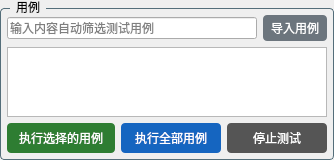
<?xml version="1.0" encoding="UTF-8"?>
<ui version="4.0">
 <class>TestCasesPanel</class>
 <widget class="QWidget" name="TestCasesPanel">
  <property name="geometry">
   <rect>
    <x>0</x>
    <y>0</y>
    <width>334</width>
    <height>150</height>
   </rect>
  </property>
  <property name="minimumSize">
   <size>
    <width>0</width>
    <height>0</height>
   </size>
  </property>
  <property name="maximumSize">
   <size>
    <width>16777215</width>
    <height>462</height>
   </size>
  </property>
  <layout class="QVBoxLayout" name="verticalLayout_root">
   <property name="leftMargin">
    <number>0</number>
   </property>
   <property name="topMargin">
    <number>0</number>
   </property>
   <property name="rightMargin">
    <number>0</number>
   </property>
   <property name="bottomMargin">
    <number>0</number>
   </property>
   <item>
    <widget class="QGroupBox" name="groupBoxTestCases">
     <property name="minimumSize">
      <size>
       <width>0</width>
       <height>0</height>
      </size>
     </property>
     <property name="maximumSize">
      <size>
       <width>16777215</width>
       <height>16777215</height>
      </size>
     </property>
     <property name="styleSheet">
      <string notr="true">QGroupBox { border: 1px solid #546e7a; border-radius: 4px; margin-top: 8px; } QGroupBox::title { subcontrol-origin: margin; left: 10px; padding: 0 4px; }</string>
     </property>
     <property name="title">
      <string>用例</string>
     </property>
     <layout class="QVBoxLayout" name="verticalLayout_cases">
      <property name="spacing">
       <number>6</number>
      </property>
      <property name="leftMargin">
       <number>6</number>
      </property>
      <property name="topMargin">
       <number>6</number>
      </property>
      <property name="rightMargin">
       <number>6</number>
      </property>
      <property name="bottomMargin">
       <number>6</number>
      </property>
      <item>
       <layout class="QHBoxLayout" name="horizontalLayout_search">
        <property name="spacing">
         <number>6</number>
        </property>
        <item>
         <widget class="QLineEdit" name="lineEditSearch">
          <property name="placeholderText">
           <string>输入内容自动筛选测试用例</string>
          </property>
         </widget>
        </item>
        <item>
         <widget class="QPushButton" name="btnImportConfig">
          <property name="toolTip">
           <string>导入测试用例 XML 文件</string>
          </property>
          <property name="styleSheet">
           <string>QPushButton { background-color: #6c757d; color: white; border-radius: 4px; padding: 4px 8px; } QPushButton:hover { background-color: #5a6268; } QPushButton:pressed { background-color: #545b62; }</string>
          </property>
          <property name="text">
           <string>导入用例</string>
          </property>
         </widget>
        </item>
       </layout>
      </item>
      <item>
       <widget class="QListWidget" name="listWidgetCases">
        <property name="selectionMode">
         <enum>QAbstractItemView::SelectionMode::ExtendedSelection</enum>
        </property>
       </widget>
      </item>
      <item>
       <layout class="QHBoxLayout" name="horizontalLayout_buttons">
        <item>
         <widget class="QPushButton" name="btnRunSelected">
          <property name="styleSheet">
           <string>QPushButton { background-color: #2e7d32; color: white; border-radius: 4px; padding: 6px 12px; } QPushButton:hover { background-color: #388e3c; } QPushButton:pressed { background-color: #1b5e20; }</string>
          </property>
          <property name="text">
           <string>执行选择的用例</string>
          </property>
         </widget>
        </item>
        <item>
         <widget class="QPushButton" name="btnRunAll">
          <property name="styleSheet">
           <string>QPushButton { background-color: #1565c0; color: white; border-radius: 4px; padding: 6px 12px; } QPushButton:hover { background-color: #1976d2; } QPushButton:pressed { background-color: #0d47a1; }</string>
          </property>
          <property name="text">
           <string>执行全部用例</string>
          </property>
         </widget>
        </item>
        <item>
         <widget class="QPushButton" name="btnStop">
          <property name="enabled">
           <bool>false</bool>
          </property>
          <property name="styleSheet">
           <string>QPushButton { background-color: #c62828; color: white; border-radius: 4px; padding: 6px 12px; } QPushButton:hover { background-color: #d32f2f; } QPushButton:pressed { background-color: #b71c1c; } QPushButton:disabled { background-color: #555; }</string>
          </property>
          <property name="text">
           <string>停止测试</string>
          </property>
         </widget>
        </item>
       </layout>
      </item>
     </layout>
    </widget>
   </item>
  </layout>
 </widget>
 <resources/>
 <connections/>
</ui>
